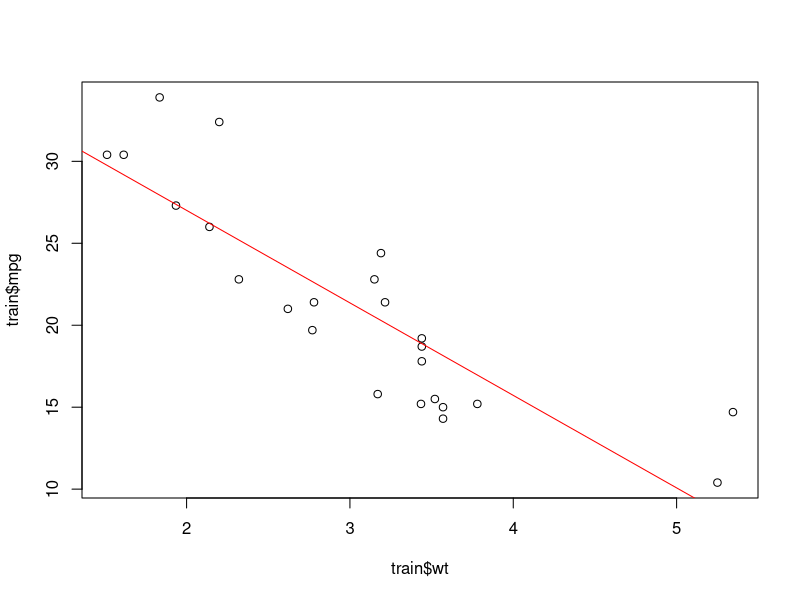

The R script that drew this image:
## ---- chunk 1
knitr::opts_chunk$set(echo = TRUE)
## ---- chunk 2
head(mtcars)
## ---- chunk 3
set.seed(123)
idx <- sample(nrow(mtcars),nrow(mtcars)*0.75)
train <- mtcars[idx,]
test <- mtcars[-idx,]
## ---- chunk 4
head(train,3)
head(test,3)
## ---- chunk 5
model_simple <- lm(formula = mpg~wt, data = train)
## ---- chunk 6
plot(train$wt, train$mpg)
abline(model_simple, col = "red")
## ---- chunk 7
summary(model_simple)
## ---- chunk 8
pred <- predict(model_simple, test)
## ---- chunk 9
library(dplyr)
## ---- chunk 10
cbind(test, pred) %>%
  select(wt, mpg, pred)
